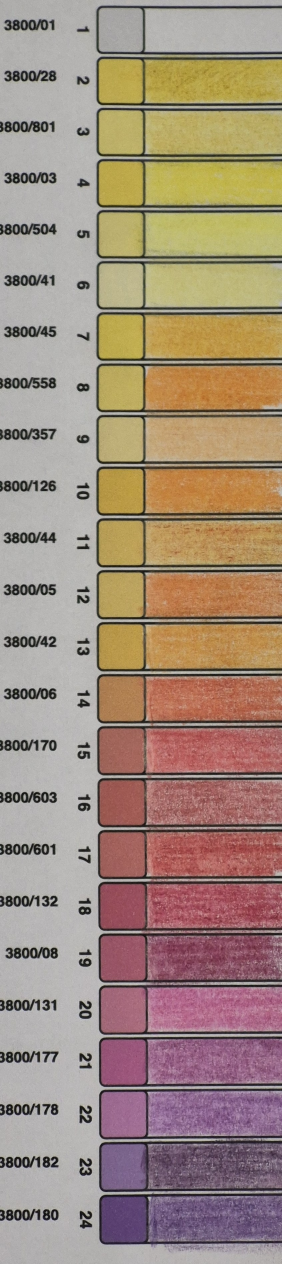
#> input picture probki-kredek-na-papierze-trzecia-kalibracja.jpg, 845 x 3791 px (shown at 1/3 size)
$ python extract_rgb_opencv_example.py
#> lines starting #> are read from the running program, lines starting #| are printed output that depends on the picture; after the words box and inside, x2 and y2 are one past the last pixel; in counts of white or black regions, pixels touching at a corner belong together
#!/usr/bin/env python3
# -*- coding: utf-8 -*-
"""
Przykład użycia OpenCV do ekstrakcji kolorów z obrazów
- Szybsze niż PIL dla dużych obszarów
- Zaawansowane maskowanie i filtrowanie
- Możliwość użycia mediany/percentyli zamiast średniej
"""

import cv2
import numpy as np
import json

def extract_rgb_opencv(image_path, center_x, center_y, area_width, area_height):
    """
    Ekstrakcja RGB używając OpenCV - szybsza i bardziej zaawansowana.

    Zalety OpenCV:
    - Szybsze przetwarzanie (numpy arrays)
    - Zaawansowane maskowanie
    - Możliwość użycia mediany/percentyli
    - Lepsze filtrowanie
    """
#> called with center_x = 572, center_y = 1970, area_width = 539, area_height = 143
    # Wczytaj obraz
    img = cv2.imread(image_path)
#> img is the input picture: shape (3791, 845, 3); mean B, G, R 124.2, 139.8, 161.2
    if img is None:
        return None

    # Konwertuj BGR na RGB (OpenCV używa BGR)
    img_rgb = cv2.cvtColor(img, cv2.COLOR_BGR2RGB)

    # Oblicz granice obszaru
    half_w = area_width // 2
    half_h = area_height // 2

    x_start = max(0, center_x - half_w)
    x_end = min(img_rgb.shape[1], center_x + half_w)
#> x_end = 841
    y_start = max(0, center_y - half_h)
    y_end = min(img_rgb.shape[0], center_y + half_h)
#> y_end = 2041

    # Wyciągnij obszar
    roi = img_rgb[y_start:y_end, x_start:x_end]
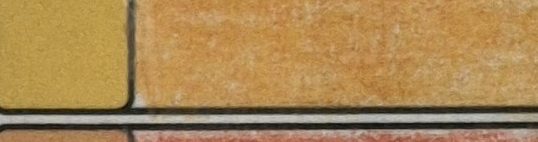
#> roi: shape (142, 538, 3); mean R, G, B 170.4, 135.4, 84.3

    if roi.size == 0:
        return None

    # Stwórz maskę - wyklucz białe i czarne piksele
    white_threshold = 240
    black_threshold = 50

    # Maskowanie białych pikseli
    white_mask = np.all(roi > white_threshold, axis=2)
#> white_mask: shape (142, 538) bool; every value is 0

    # Maskowanie czarnych pikseli
    black_mask = np.all(roi < black_threshold, axis=2)
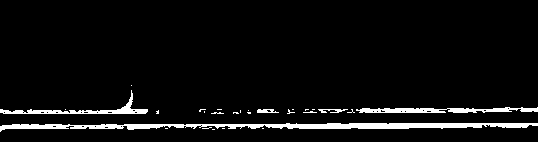
#> black_mask: shape (142, 538) bool; 5.2% white; 27 white regions (22 under 20 px), largest, box (x1, y1, x2, y2) and area: (0, 123, 538, 132) 2369, (356, 107, 538, 113) 711, (0, 90, 148, 114) 625, (318, 109, 348, 113) 69, (257, 109, 279, 113) 64

    # Kombinuj maski (wyklucz białe i czarne)
    valid_mask = ~(white_mask | black_mask)

    if not np.any(valid_mask):
        return None

    # Wyciągnij ważne piksele
    valid_pixels = roi[valid_mask]

    # OPCJA 1: Średnia (jak obecnie)
    avg_rgb = np.mean(valid_pixels, axis=0).astype(int)
#> avg_rgb = [177, 140, 87]

    # OPCJA 2: Mediana (bardziej odporna na outliers)
    median_rgb = np.median(valid_pixels, axis=0).astype(int)
#> median_rgb = [186, 146, 82]

    # OPCJA 3: Percentyl 75 (bardziej nasycone kolory)
    percentile_75_rgb = np.percentile(valid_pixels, 75, axis=0).astype(int)
#> percentile_75_rgb = [192, 153, 93]

    return {
        'mean': tuple(avg_rgb),
        'median': tuple(median_rgb),
        'percentile_75': tuple(percentile_75_rgb),
        'num_pixels': len(valid_pixels)
    }


# [53 lines left out: function extract_rgb_opencv_advanced, not called in this run]


if __name__ == "__main__":
    # Przykład użycia
    image_path = "probki-kredek-na-papierze-trzecia-kalibracja.jpg"

    # Parametry dla kredki 5
    center_x = 572  # Środek kolumny
    center_y = 1970  # Środek próbki kredki 5
    area_width = 539
    area_height = 143

    print("Ekstrakcja RGB używając OpenCV:")
    print("=" * 80)

    result = extract_rgb_opencv(image_path, center_x, center_y, area_width, area_height)
#> result = {'mean': (177, 140, 87), 'median': (186, 146, 82), 'percentile_75': (192, 153, 93), 'num_pixels': 72420}

    if result:
        print(f"Liczba ważnych pikseli: {result['num_pixels']:,}")
#| Liczba ważnych pikseli: 72,420
        print()
        print("Metody ekstrakcji:")
        print(f"  Średnia:        RGB{result['mean']}")
#|   Średnia:        RGB(177, 140, 87)
        print(f"  Mediana:        RGB{result['median']}")
#|   Mediana:        RGB(186, 146, 82)
        print(f"  Percentyl 75:  RGB{result['percentile_75']}")
#|   Percentyl 75:  RGB(192, 153, 93)
        print()
        print("Rekomendacja: Użyj mediany - bardziej odporna na outliers")
        print(f"  RGB{result['median']}")
#|   RGB(186, 146, 82)
